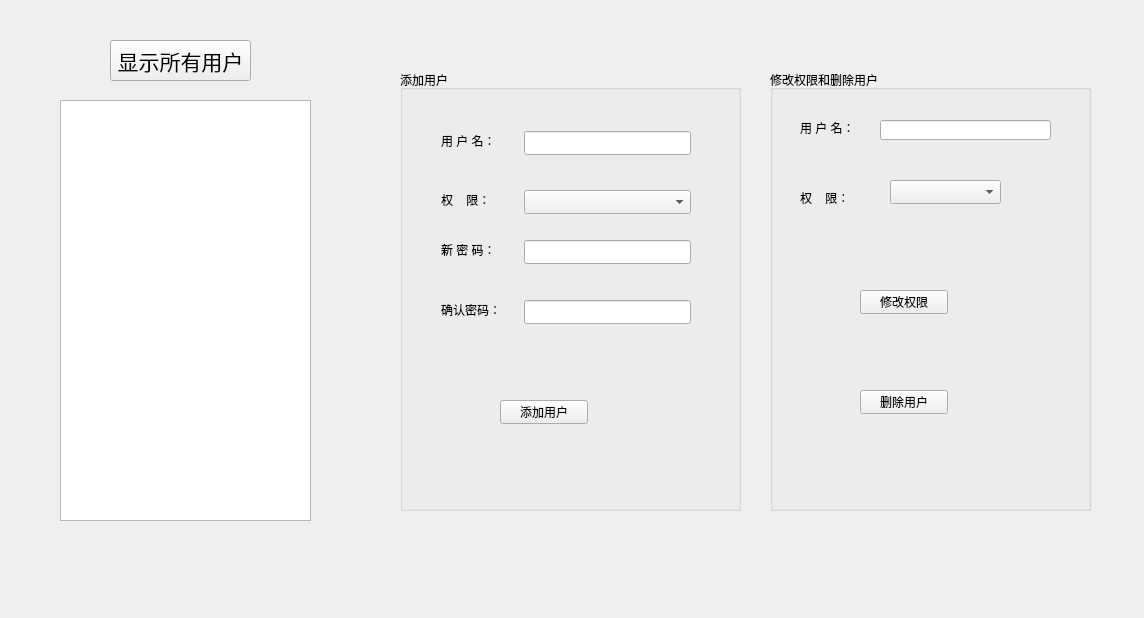
<ui version="4.0" >
 <class>UserManageClass</class>
 <widget class="QWidget" name="UserManageClass" >
  <property name="geometry" >
   <rect>
    <x>0</x>
    <y>0</y>
    <width>1144</width>
    <height>618</height>
   </rect>
  </property>
  <property name="windowTitle" >
   <string>UserManage</string>
  </property>
  <widget class="QGroupBox" name="groupBox" >
   <property name="geometry" >
    <rect>
     <x>400</x>
     <y>70</y>
     <width>341</width>
     <height>441</height>
    </rect>
   </property>
   <property name="title" >
    <string>添加用户</string>
   </property>
   <widget class="QPushButton" name="addUserBtn" >
    <property name="geometry" >
     <rect>
      <x>100</x>
      <y>330</y>
      <width>88</width>
      <height>24</height>
     </rect>
    </property>
    <property name="text" >
     <string>添加用户</string>
    </property>
   </widget>
   <widget class="QLabel" name="label" >
    <property name="geometry" >
     <rect>
      <x>41</x>
      <y>61</y>
      <width>76</width>
      <height>20</height>
     </rect>
    </property>
    <property name="text" >
     <string>用 户 名：</string>
    </property>
   </widget>
   <widget class="QLineEdit" name="userNameLineEdit" >
    <property name="geometry" >
     <rect>
      <x>124</x>
      <y>61</y>
      <width>167</width>
      <height>24</height>
     </rect>
    </property>
   </widget>
   <widget class="QLabel" name="label_2" >
    <property name="geometry" >
     <rect>
      <x>41</x>
      <y>120</y>
      <width>77</width>
      <height>20</height>
     </rect>
    </property>
    <property name="text" >
     <string>权    限：</string>
    </property>
   </widget>
   <widget class="QComboBox" name="authorityComboBox" >
    <property name="geometry" >
     <rect>
      <x>124</x>
      <y>120</y>
      <width>167</width>
      <height>24</height>
     </rect>
    </property>
   </widget>
   <widget class="QLabel" name="label_3" >
    <property name="geometry" >
     <rect>
      <x>41</x>
      <y>170</y>
      <width>76</width>
      <height>20</height>
     </rect>
    </property>
    <property name="text" >
     <string>新 密 码：</string>
    </property>
   </widget>
   <widget class="QLineEdit" name="newPwdLiEt" >
    <property name="geometry" >
     <rect>
      <x>124</x>
      <y>170</y>
      <width>167</width>
      <height>24</height>
     </rect>
    </property>
    <property name="echoMode" >
     <enum>QLineEdit::Password</enum>
    </property>
   </widget>
   <widget class="QLabel" name="label_4" >
    <property name="geometry" >
     <rect>
      <x>41</x>
      <y>230</y>
      <width>75</width>
      <height>20</height>
     </rect>
    </property>
    <property name="text" >
     <string>确认密码：</string>
    </property>
   </widget>
   <widget class="QLineEdit" name="confirmPwdLiEt" >
    <property name="geometry" >
     <rect>
      <x>124</x>
      <y>230</y>
      <width>167</width>
      <height>24</height>
     </rect>
    </property>
    <property name="echoMode" >
     <enum>QLineEdit::Password</enum>
    </property>
   </widget>
  </widget>
  <widget class="QGroupBox" name="groupBox_3" >
   <property name="geometry" >
    <rect>
     <x>770</x>
     <y>70</y>
     <width>321</width>
     <height>441</height>
    </rect>
   </property>
   <property name="title" >
    <string>修改权限和删除用户</string>
   </property>
   <widget class="QLabel" name="label_5" >
    <property name="geometry" >
     <rect>
      <x>30</x>
      <y>120</y>
      <width>72</width>
      <height>16</height>
     </rect>
    </property>
    <property name="text" >
     <string>权    限：</string>
    </property>
   </widget>
   <widget class="QLabel" name="label_6" >
    <property name="geometry" >
     <rect>
      <x>30</x>
      <y>50</y>
      <width>72</width>
      <height>16</height>
     </rect>
    </property>
    <property name="text" >
     <string>用 户 名：</string>
    </property>
   </widget>
   <widget class="QComboBox" name="authorComBox" >
    <property name="geometry" >
     <rect>
      <x>120</x>
      <y>110</y>
      <width>111</width>
      <height>24</height>
     </rect>
    </property>
   </widget>
   <widget class="QPushButton" name="modifyAuthorBtn" >
    <property name="geometry" >
     <rect>
      <x>90</x>
      <y>220</y>
      <width>88</width>
      <height>24</height>
     </rect>
    </property>
    <property name="text" >
     <string>修改权限</string>
    </property>
   </widget>
   <widget class="QPushButton" name="delUserBtn" >
    <property name="geometry" >
     <rect>
      <x>90</x>
      <y>320</y>
      <width>88</width>
      <height>24</height>
     </rect>
    </property>
    <property name="text" >
     <string>删除用户</string>
    </property>
   </widget>
   <widget class="QLineEdit" name="userLineEdit" >
    <property name="geometry" >
     <rect>
      <x>110</x>
      <y>50</y>
      <width>171</width>
      <height>20</height>
     </rect>
    </property>
   </widget>
  </widget>
  <widget class="QTableWidget" name="tableWidget" >
   <property name="geometry" >
    <rect>
     <x>60</x>
     <y>100</y>
     <width>251</width>
     <height>421</height>
    </rect>
   </property>
  </widget>
  <widget class="QPushButton" name="showAllUsersBtn" >
   <property name="geometry" >
    <rect>
     <x>110</x>
     <y>40</y>
     <width>141</width>
     <height>41</height>
    </rect>
   </property>
   <property name="font" >
    <font>
     <family>SimSun</family>
     <pointsize>16</pointsize>
     <weight>50</weight>
     <italic>false</italic>
     <bold>false</bold>
     <underline>false</underline>
     <strikeout>false</strikeout>
    </font>
   </property>
   <property name="text" >
    <string>显示所有用户</string>
   </property>
  </widget>
 </widget>
 <layoutdefault spacing="6" margin="11" />
 <resources/>
 <connections/>
</ui>
